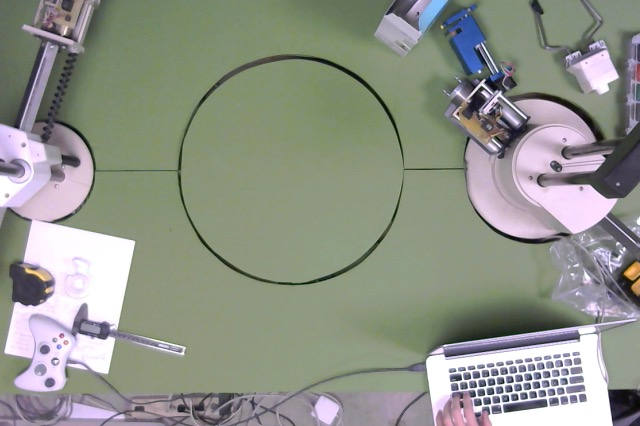
#> input picture img_processing_example/in/base.jpg, 640 x 426 px, found by its file name; its folder holds only this picture in this run
$ python edge_detect.py in/base.jpg
#> lines starting #> are read from the running program, lines starting #| are printed output that depends on the picture; after the words box and inside, x2 and y2 are one past the last pixel; in counts of white or black regions, pixels touching at a corner belong together
#> further down, img is the input picture: shape (426, 640, 3); mean B, G, R 136.8, 147, 143.2
### img_processing_example/segment.py
import numpy as np
import cv2
import math
import IPython

# histogram equalization to account of ambient lighting
def hist_equalize(img):
    hist,bins = np.histogram(img.flatten(),256,[0,256])
#> hist = 256 values, max 32969 at index 255, min 22 at index 1, mean 3195; bins = 257 values from 0 to 256

    cdf = hist.cumsum()
#> cdf = 256 values from 82 to 817920
    cdf_normalized = cdf * hist.max() / cdf.max()
#> cdf_normalized = 256 values from 3.31 to 32969

    cdf_m = np.ma.masked_equal(cdf,0)
    cdf_m = (cdf_m - cdf_m.min())*255/(cdf_m.max()-cdf_m.min())
    cdf = np.ma.filled(cdf_m,0).astype('uint8')
#> cdf = 256 values from 0 to 255
    img = cdf[img]
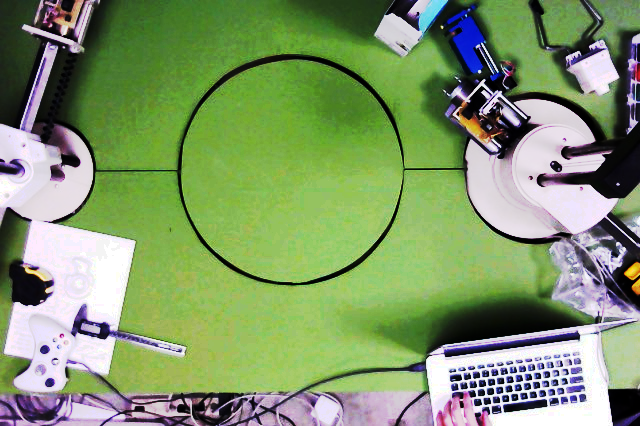
#> img: shape (426, 640, 3); mean of channels 0, 1, 2 105.6, 151.2, 128.7; drawn as B, G, R
    #img = cv2.fastNlMeansDenoisingColored(img,None,20,10,7,21)

    return img

# convert to grayscale
def gray(img):
    return cv2.cvtColor(img, cv2.COLOR_BGR2GRAY)
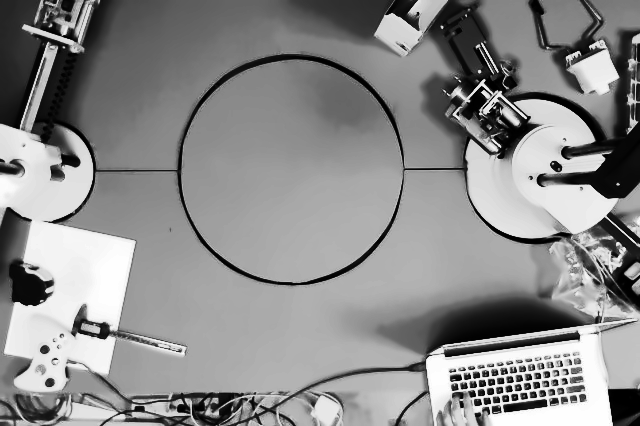
#> returned value: shape (426, 640); min 0, max 254, mean 139.1

def distance_transform(img):
    return cv2.distanceTransform(img,cv2.DIST_L2,5)

# watershed
# [9 lines left out: function sure_fg, not called in this run]

# black and white blur
def blur(img):
    return cv2.fastNlMeansDenoising(img,None,30, 7, 21)

# color blur
def blur_color(img):
    return cv2.fastNlMeansDenoisingColored(img,None,5,5,7,21)

# detect edges
def edges(img):
    return cv2.Canny(img, 5, 100)
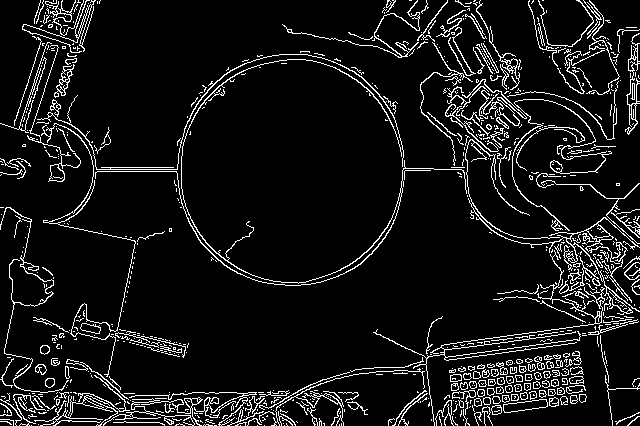
#> returned value: shape (426, 640); 8.6% white in thin lines or dots

# generic threshold
def thresh(img):
    img = cv2.adaptiveThreshold(img, 255, cv2.ADAPTIVE_THRESH_GAUSSIAN_C, cv2.THRESH_BINARY, 11, 1)
    return img

# dilate edges for continuity
def dilate(img):
    kernel = np.ones((3, 3), np.uint8)
    return cv2.dilate(img,kernel,iterations = 1)
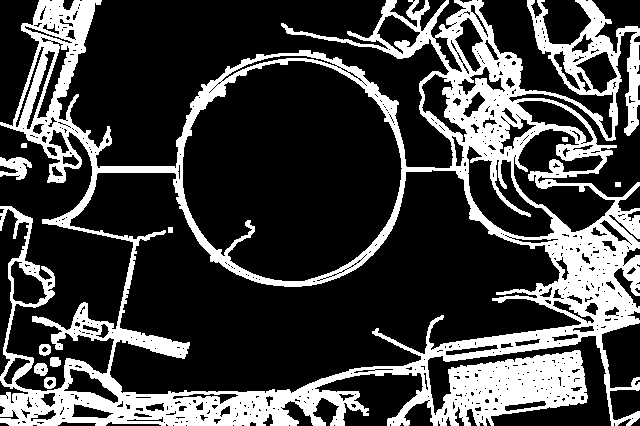
#> returned value: shape (426, 640); 26% white; 10 white regions, largest, box (x1, y1, x2, y2) and area: (0, 0, 640, 426) 69978, (0, 157, 32, 180) 446, (34, 363, 48, 376) 140

### img_processing_example/edge_detect.py
import math
import numpy as np
import cv2
import IPython
import segment

import sys

full_name = sys.argv[1]

filename, ext = full_name.split('.')
ext = '.' + ext

#cv2.IMREAD_GRAYSCALE
img = cv2.imread('in/' + filename + ext)
img = segment.hist_equalize(img)
img = segment.blur_color(img)
img = segment.gray(img)
#img = thresh(img)
img = segment.edges(img)
img = segment.dilate(img)
cv2.imwrite('out/' + filename + '_edges' + ext, img)
